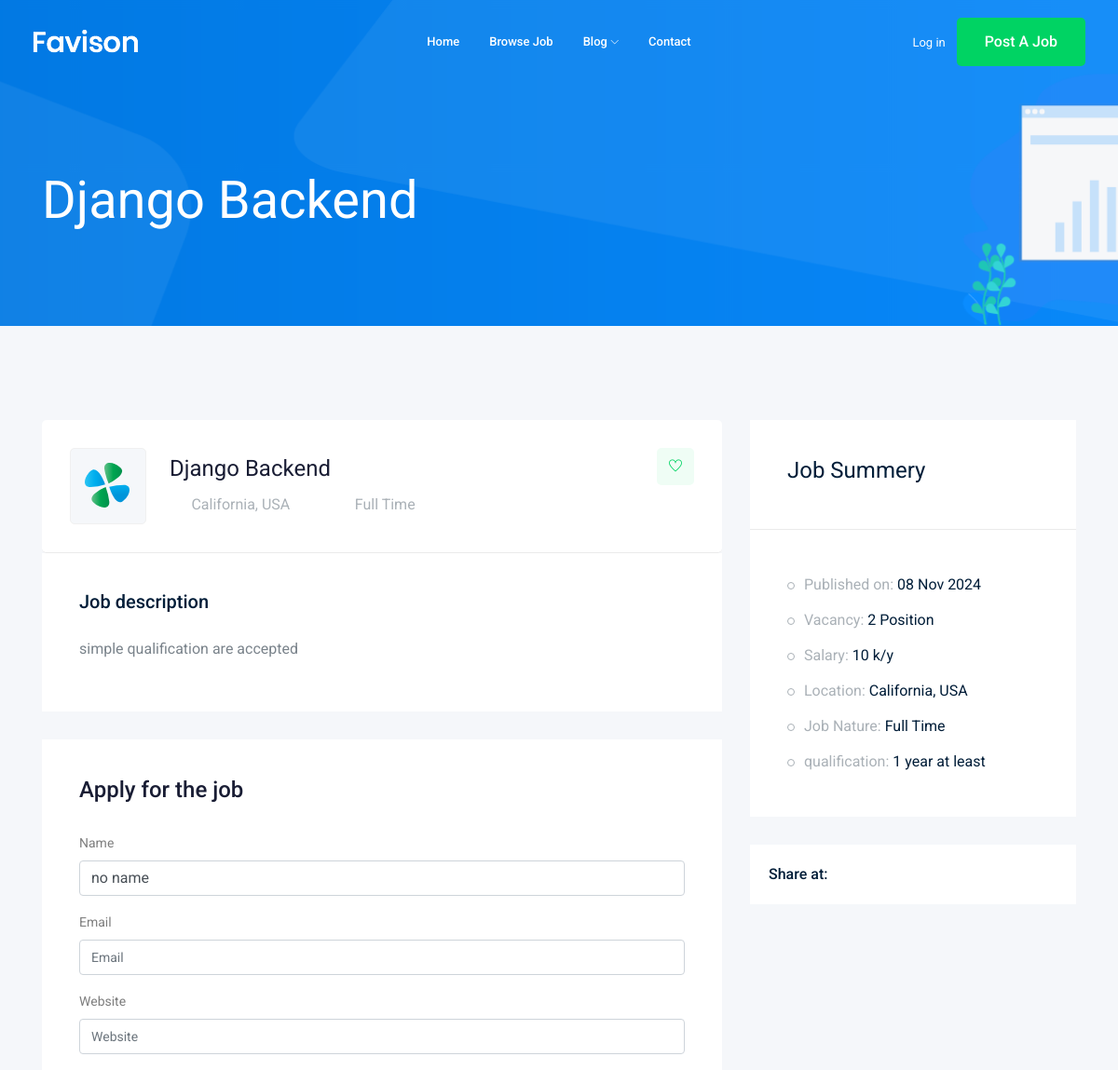
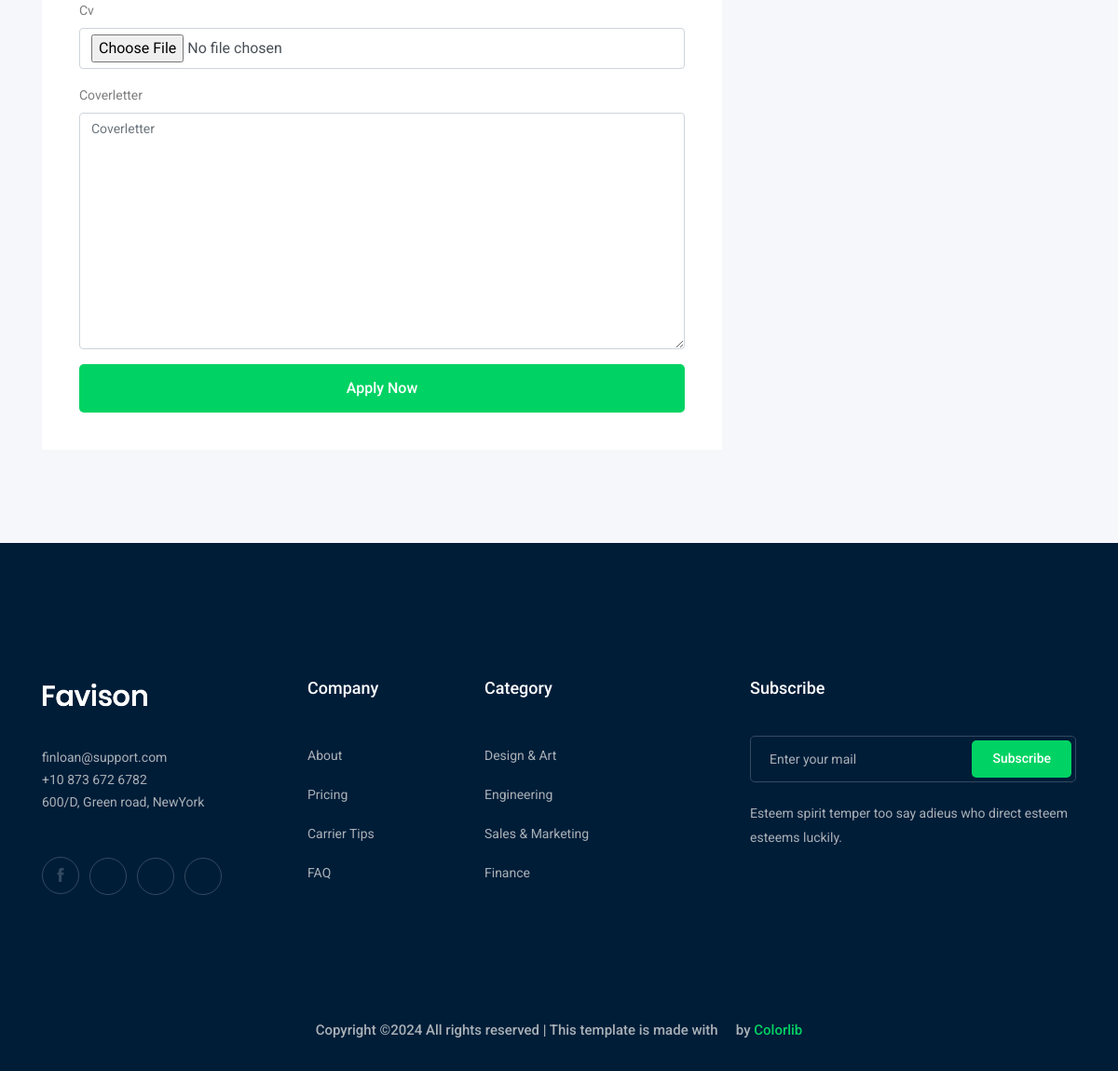
/job/django-backend, run on the app's committed database (2 pictures, top to bottom).
### Jobs/models.py (models this page shows, shortened)
class Jobs(models.Model):
    owner = models.ForeignKey(User,on_delete=models.CASCADE)
    title = models.CharField(default=("New Job!"), max_length=60)
    description = models.TextField(default=(""),max_length=1000)
    job_Type = models.CharField(default=("Part Time"),max_length=15,choices=job_types)
    vacancy = models.IntegerField(default=("1"))
    salary = models.IntegerField(default=("0"))
    published_on = models.DateTimeField(auto_now=True)
    category = models.ForeignKey('Category',on_delete=models.CASCADE)
    qualification = models.IntegerField(default=("0"))
    image = models.ImageField(upload_to=pickImage)
    slug = models.SlugField(null=True , blank=True)
    def __str__(self):
        return self.title

### Jobs/views.py (the view)
# urls.py: path('<str:slug>',views.show_job_details,name='jobDetails'),
def show_job_details(request, slug):
    jobDetail = Jobs.objects.get(slug=slug)
    if request.method=='POST':
        form = applyform(request.POST,request.FILES)
        if form.is_valid:
            myform = form.save(commit=False)
            myform.apply_to = jobDetail
            myform.is_replayed = False
            myform.save()
    else:
        form = applyform()
        pass
    context = {'Job':jobDetail,'form':form}
    return render(request,'Jobs/show job details.html',context)

### Jobs/form.py
class applyform(forms.ModelForm):
    class Meta:
        model = apply
        fields = ['name','email','website','cv','coverletter']

### Jobs/templates/Jobs/show job details.html (shortened to what this page needs)
{% extends 'base.html' %}
{% load bootstrap4 %}
{% block body %}
    <div class="bradcam_area bradcam_bg_1">
        <div class="container">
            <div class="row">
                <div class="col-xl-12">
                    <div class="bradcam_text">
                        <h3>{{Job}}</h3>
                    </div>
                </div>
            </div>
        </div>
    </div>
    <div class="job_details_area">
        <div class="container">
            <div class="row">
                <div class="col-lg-8">
                    <div class="job_details_header">
                        <div class="single_jobs white-bg d-flex justify-content-between">
                            <div class="jobs_left d-flex align-items-center">
                                <div class="thumb">
                                    <img src="img/svg_icon/1.svg" alt="">
                                </div>
                                <div class="jobs_conetent">
                                    <a href="#"><h4>{{Job}}</h4></a>
                                    <div class="links_locat d-flex align-items-center">
                                        <div class="location">
                                            <p> <i class="fa fa-map-marker"></i> California, USA</p>
                                        </div>
                                        <div class="location">
                                            <p> <i class="fa fa-clock-o"></i>{{Job.job_Type}}</p>
                                        </div>
                                    </div>
                                </div>
                            </div>
                            <div class="jobs_right">
                                <div class="apply_now">
                                    <a class="heart_mark" href="#"> <i class="ti-heart"></i> </a>
                                </div>
                            </div>
                        </div>
                    </div>
                    <div class="descript_wrap white-bg">
                        <div class="single_wrap">
                            <h4>Job description</h4>
                            <p>{{Job.description}}</p>
                        </div>
                    </div>
                    <div class="apply_job_form white-bg">
                        <h4>Apply for the job</h4>
                        <form  method = "POST" enctype="multipart/form-data">
    				{% bootstrap_form form %}
                    <button class="boxed-btn3 w-100" type="submit">Apply Now</button>
                        </form>
                    </div>
                </div>
                <div class="col-lg-4">
                    <div class="job_sumary">
                        <div class="summery_header">
                            <h3>Job Summery</h3>
                        </div>
                        <div class="job_content">
                            <ul>
                                <li>Published on: <span>{{Job.published_on|date:'d M o'}}</span></li>
                                <li>Vacancy: <span>{{Job.vacancy}} Position</span></li>
                                <li>Salary: <span>{{Job.salary}} k/y</span></li>
                                <li>Location: <span>California, USA</span></li>
                                <li>Job Nature: <span> {{Job.job_Type}}</span></li>
                                <li>qualification: <span> {{Job.qualification}} year at least</span></li>
                            </ul>
                        </div>
                    </div>
                    <div class="share_wrap d-flex">
                        <span>Share at:</span>
                        <ul>
                            <li><a href="#"> <i class="fa fa-facebook"></i></a> </li>
                            <li><a href="#"> <i class="fa fa-google-plus"></i></a> </li>
                            <li><a href="#"> <i class="fa fa-twitter"></i></a> </li>
                            <li><a href="#"> <i class="fa fa-envelope"></i></a> </li>
                        </ul>
                    </div>
                    <div class="job_location_wrap">
                        <div class="job_lok_inner">
                            <div id="map" style="height: 200px;"></div>
                          </div>
                    </div>
                </div>
            </div>
        </div>
    </div>
{% endblock %}

### data on the page
Jobs: title "Django Backend", job_Type "Full Time", description "simple qualification are accepted", published_on "08 Nov 2024", vacancy "2", salary "10", qualification "1"
